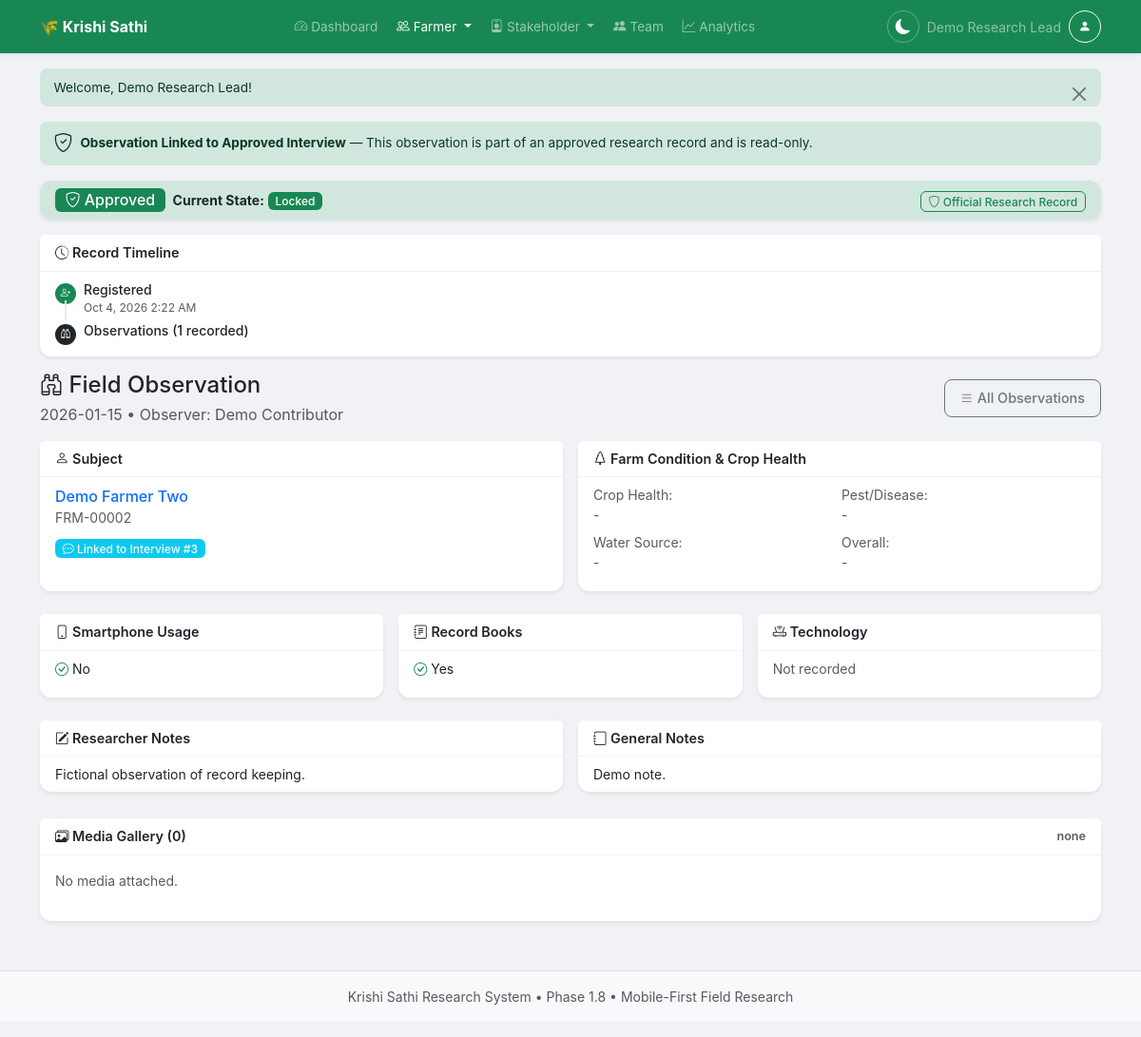
Screenshot of /observation-view.php?id=2 (signed in) with the database file from the repository.
### tables this page shows
CREATE TABLE `research_observations` (
  `id` int(11) NOT NULL AUTO_INCREMENT,
  `farmer_id` int(11) DEFAULT NULL,
  `participant_id` int(11) DEFAULT NULL,
  `interview_id` int(11) DEFAULT NULL,
  `observer_id` int(11) NOT NULL,
  `observation_date` date NOT NULL,
  `observed_smartphone_usage` text DEFAULT NULL,
  `observed_record_books` text DEFAULT NULL,
  `observed_technology` text DEFAULT NULL,
  `farm_condition` varchar(30) DEFAULT NULL,
  `farm_condition_details` text DEFAULT NULL,
  `crop_health` varchar(30) DEFAULT NULL,
  `pest_disease_presence` text DEFAULT NULL,
  `water_source` varchar(100) DEFAULT NULL,
  `researcher_notes` text DEFAULT NULL,
  `general_notes` text DEFAULT NULL,
  `created_at` timestamp NOT NULL DEFAULT current_timestamp(),
  `updated_at` timestamp NOT NULL DEFAULT current_timestamp() ON UPDATE current_timestamp(),
  `is_deleted` tinyint(1) NOT NULL DEFAULT 0,
  `deleted_at` timestamp NULL DEFAULT NULL,
  `deleted_by` int(11) DEFAULT NULL,
  `crop_health_assessment` enum('excellent','good','fair','poor') DEFAULT NULL,
  PRIMARY KEY (`id`),
  KEY `farmer_id` (`farmer_id`),
  KEY `interview_id` (`interview_id`),
  KEY `observer_id` (`observer_id`),
  KEY `research_observations_deleted_by_fk` (`deleted_by`),
  KEY `idx_observation_participant` (`participant_id`),
  CONSTRAINT `research_observations_deleted_by_fk` FOREIGN KEY (`deleted_by`) REFERENCES `research_users` (`id`) ON DELETE SET NULL,
  CONSTRAINT `research_observations_ibfk_1` FOREIGN KEY (`farmer_id`) REFERENCES `research_farmers` (`id`) ON DELETE CASCADE,
  CONSTRAINT `research_observations_ibfk_2` FOREIGN KEY (`interview_id`) REFERENCES `research_interviews` (`id`) ON DELETE SET NULL,
  CONSTRAINT `research_observations_ibfk_3` FOREIGN KEY (`observer_id`) REFERENCES `research_users` (`id`)
);

CREATE TABLE `research_users` (
  `id` int(11) NOT NULL AUTO_INCREMENT,
  `username` varchar(100) NOT NULL,
  `password` varchar(255) NOT NULL,
  `full_name` varchar(255) NOT NULL,
  `phone` varchar(50) DEFAULT NULL,
  `email` varchar(255) DEFAULT NULL,
  `role` enum('lead','editor','contributor','viewer') NOT NULL DEFAULT 'contributor',
  `status` enum('active','inactive') NOT NULL DEFAULT 'active',
  `force_password_change` tinyint(1) NOT NULL DEFAULT 0,
  `last_login` timestamp NULL DEFAULT NULL,
  `created_by` int(11) DEFAULT NULL,
  `created_at` timestamp NOT NULL DEFAULT current_timestamp(),
  `updated_at` timestamp NOT NULL DEFAULT current_timestamp() ON UPDATE current_timestamp(),
  `is_deleted` tinyint(1) NOT NULL DEFAULT 0,
  `deleted_at` timestamp NULL DEFAULT NULL,
  `deleted_by` int(11) DEFAULT NULL,
  PRIMARY KEY (`id`),
  UNIQUE KEY `username` (`username`),
  KEY `research_users_deleted_by_fk` (`deleted_by`),
  KEY `research_users_created_by_fk` (`created_by`),
  CONSTRAINT `research_users_created_by_fk` FOREIGN KEY (`created_by`) REFERENCES `research_users` (`id`) ON DELETE SET NULL,
  CONSTRAINT `research_users_deleted_by_fk` FOREIGN KEY (`deleted_by`) REFERENCES `research_users` (`id`) ON DELETE SET NULL,
  CONSTRAINT `research_users_ibfk_1` FOREIGN KEY (`created_by`) REFERENCES `research_users` (`id`) ON DELETE SET NULL,
  CONSTRAINT `research_users_ibfk_2` FOREIGN KEY (`created_by`) REFERENCES `research_users` (`id`) ON DELETE SET NULL,
  CONSTRAINT `research_users_ibfk_3` FOREIGN KEY (`created_by`) REFERENCES `research_users` (`id`) ON DELETE SET NULL
);

CREATE TABLE `research_farmers` (
  `id` int(11) NOT NULL AUTO_INCREMENT,
  `farmer_id` varchar(50) NOT NULL,
  `name` varchar(255) NOT NULL,
  `phone` varchar(20) DEFAULT NULL,
  `district` varchar(100) DEFAULT NULL,
  `municipality` varchar(100) DEFAULT NULL,
  `ward` varchar(20) DEFAULT NULL,
  `tole` varchar(255) DEFAULT NULL,
  `latitude` decimal(10,7) DEFAULT NULL,
  `longitude` decimal(10,7) DEFAULT NULL,
  `altitude` decimal(8,2) DEFAULT NULL,
  `gps_altitude` decimal(8,2) DEFAULT NULL,
  `gps_accuracy` decimal(10,2) DEFAULT NULL,
  `location_source` varchar(50) DEFAULT NULL,
  `approval_status` varchar(20) DEFAULT NULL,
  `approved_by` int(11) DEFAULT NULL,
  `approved_at` timestamp NULL DEFAULT NULL,
  `gps_timestamp` timestamp NULL DEFAULT NULL,
  `deleted_at` timestamp NULL DEFAULT NULL,
  `deleted_by` int(11) DEFAULT NULL,
  `age_group` varchar(20) DEFAULT NULL,
  `gender` varchar(10) DEFAULT NULL,
  `education_level` varchar(50) DEFAULT NULL,
  `primary_occupation` varchar(100) DEFAULT NULL,
  `land_ownership_type` varchar(50) DEFAULT NULL,
  `irrigation_access` varchar(50) DEFAULT NULL,
  `preferred_language` varchar(50) DEFAULT NULL,
  `cooperative_membership` varchar(100) DEFAULT NULL,
  `created_by` int(11) DEFAULT NULL,
  `created_at` timestamp NOT NULL DEFAULT current_timestamp(),
  `updated_at` timestamp NOT NULL DEFAULT current_timestamp() ON UPDATE current_timestamp(),
  `is_deleted` tinyint(1) NOT NULL DEFAULT 0,
  PRIMARY KEY (`id`),
  UNIQUE KEY `farmer_id` (`farmer_id`),
  KEY `created_by` (`created_by`),
  KEY `research_farmers_deleted_by_fk` (`deleted_by`),
  KEY `idx_farmers_district` (`district`),
  KEY `idx_farmers_is_deleted` (`is_deleted`),
  CONSTRAINT `research_farmers_deleted_by_fk` FOREIGN KEY (`deleted_by`) REFERENCES `research_users` (`id`) ON DELETE SET NULL,
  CONSTRAINT `research_farmers_ibfk_1` FOREIGN KEY (`created_by`) REFERENCES `research_users` (`id`) ON DELETE SET NULL,
  CONSTRAINT `research_farmers_ibfk_2` FOREIGN KEY (`deleted_by`) REFERENCES `research_users` (`id`) ON DELETE SET NULL
);

### observation-view.php (the view, shortened to what the rows shown need)
<?php
$pdo = getDB();
$id = (int) ($_GET['id'] ?? 0);
$obs = $pdo->prepare("
    SELECT o.*,
           COALESCE(rf.name, rp.name) AS entity_name,
           rf.farmer_id AS farmer_code, rp.participant_id AS participant_code,
           ru.full_name AS observer_name
    FROM research_observations o
    LEFT JOIN research_farmers rf ON o.farmer_id = rf.id
    LEFT JOIN research_participants rp ON o.participant_id = rp.id
    JOIN research_users ru ON o.observer_id = ru.id
    WHERE o.id = ?
");
$obs->execute([$id]);
$obs = $obs->fetch();
$interview = null;
if ($obs['interview_id']) {
    $stmt = $pdo->prepare("SELECT ri.*, ru.full_name AS interviewer FROM research_interviews ri JOIN research_users ru ON ri.interviewer_id = ru.id WHERE ri.id = ?");
    $stmt->execute([$obs['interview_id']]);
    $interview = $stmt->fetch();
}
if ($interview && normalizeInterviewStatus($interview['interview_status']) === 'approved') {
    $obs['interview_status'] = 'approved';
}
$smartphone = $obs['observed_smartphone_usage'] ? array_map('trim', explode(',', $obs['observed_smartphone_usage'])) : [];
$records    = $obs['observed_record_books'] ? array_map('trim', explode(',', $obs['observed_record_books'])) : [];
include __DIR__ . '/header.php';
?>
<div class="d-flex justify-content-between align-items-center mb-3">
    <div>
        <h4 class="mb-1">
            <i class="bi bi-binoculars"></i> Field Observation
        </h4>
        <p class="text-muted mb-0">
            <?php echo $obs['observation_date']; ?>
            &bull; Observer: <?php echo htmlspecialchars($obs['observer_name']); ?>
        </p>
    </div>
</div>
<div class="row g-3">
    <div class="col-md-6">
        <div class="card shadow-sm border-0 h-100">
            <div class="card-body py-2">
                <?php if ($obs['farmer_id']): ?>
                    <a href="<?php echo BASE_URL; ?>/farmer-view.php?id=<?php echo $obs['farmer_id']; ?>" class="fw-medium text-decoration-none">
                        <?php echo htmlspecialchars($obs['entity_name']); ?>
                    </a>
                    <small class="d-block text-muted"><?php echo htmlspecialchars($obs['farmer_code']); ?></small>
                <?php endif; ?>
                <?php if ($interview): ?>
                    <div class="mt-2">
                        <span class="badge bg-info"><i class="bi bi-chat-dots"></i>
                            <a href="<?php echo BASE_URL; ?>/interview-view.php?id=<?php echo $obs['interview_id']; ?>" class="text-white text-decoration-none">Linked to Interview #<?php echo $obs['interview_id']; ?></a>
                        </span>
                    </div>
                <?php endif; ?>
            </div>
        </div>
    </div>
</div>
<div class="row g-3 mt-2">
    <div class="col-md-4">
        <div class="card shadow-sm border-0 h-100">
            <div class="card-body py-2">
                <?php if (!empty($smartphone)): ?>
                    <ul class="list-unstyled mb-0 small">
                        <?php foreach ($smartphone as $s): ?>
                            <li><i class="bi bi-check-circle text-success"></i> <?php echo htmlspecialchars($s); ?></li>
                        <?php endforeach; ?>
                    </ul>
                <?php else: ?>
                    <p class="text-muted mb-0 small">Not recorded</p>
                <?php endif; ?>
            </div>
        </div>
    </div>
    <div class="col-md-4">
        <div class="card shadow-sm border-0 h-100">
            <div class="card-body py-2">
                <?php if (!empty($records)): ?>
                    <ul class="list-unstyled mb-0 small">
                        <?php foreach ($records as $r): ?>
                            <li><i class="bi bi-check-circle text-success"></i> <?php echo htmlspecialchars($r); ?></li>
                        <?php endforeach; ?>
                    </ul>
                <?php else: ?>
                    <p class="text-muted mb-0 small">Not recorded</p>
                <?php endif; ?>
            </div>
        </div>
    </div>
</div>
<?php if (trim($obs['researcher_notes'] ?? '') || trim($obs['general_notes'] ?? '')): ?>
<div class="row g-3 mt-2">
    <div class="col-md-6">
        <div class="card shadow-sm border-0">
            <div class="card-header bg-white fw-semibold py-2"><i class="bi bi-pencil-square"></i> Researcher Notes</div>
            <div class="card-body py-2">
                <p class="mb-0 small"><?php echo nl2br(htmlspecialchars($obs['researcher_notes'])); ?></p>
            </div>
        </div>
    </div>
    <div class="col-md-6">
        <div class="card shadow-sm border-0">
            <div class="card-header bg-white fw-semibold py-2"><i class="bi bi-journal"></i> General Notes</div>
            <div class="card-body py-2">
                <p class="mb-0 small"><?php echo nl2br(htmlspecialchars($obs['general_notes'])); ?></p>
            </div>
        </div>
    </div>
</div>
<?php endif; ?>
<?php include __DIR__ . '/footer.php'; ?>

### rows the page displays
research_observations: observation_date "2026-01-15", observer.full_name "Demo Contributor", farmer.farmer_id "FRM-00002", interview "3", observed_smartphone_usage "No", observed_record_books "Yes", researcher_notes "Fictional observation of record keeping.", general_notes "Demo note."

### other values shown
currentUserName() "Demo Research Lead"
$flash['message'] "Welcome, Demo Research Lead!"
$stage[0] "Registered"
$stage[1] "Oct 4, 2026 2:22 AM"
$stage[0] "Observations (1 recorded)"
$obs['entity_name'] "Demo Farmer Two"
count($mediaItems) "0"
implode(', ', $parts) ?: 'none' "none"
